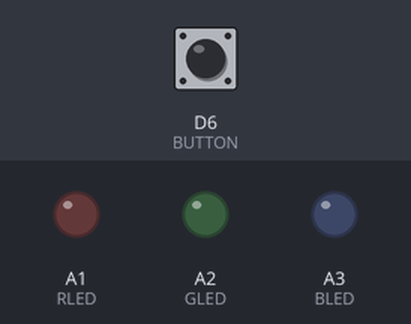
Simulated run of this sketch. Board: Particle Photon. Shown: output pins drawn as LEDs (lit = HIGH). Inputs (shaded band) come from the test bench; at power-on: D6 (BUTTON) LOW.

Above: at 1.2 s.
1.3 s: D6 (BUTTON) pulled HIGH for 0.15 s
At 1.9 s:
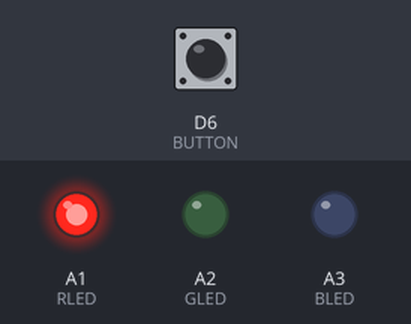
2.9 s: D6 (BUTTON) pulled HIGH for 1 s
At 3.6 s:
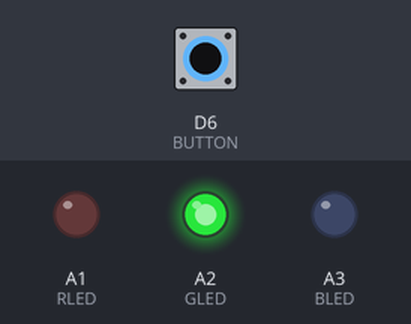
5.4 s: D6 (BUTTON) pulled HIGH for 0.15 s
At 6.5 s:
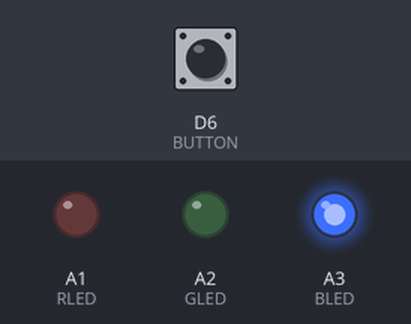
7.0 s: D6 (BUTTON) pulled HIGH for 3.2 s
At 7.5 s:
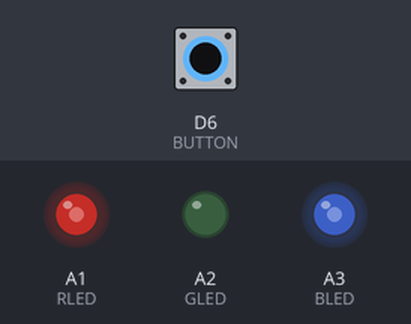
11.7 s: D6 (BUTTON) pulled HIGH for 0.15 s
At 12.3 s:
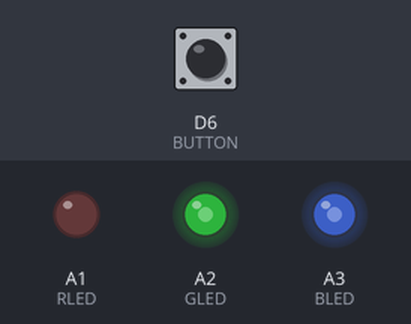
13.3 s: D6 (BUTTON) pulled HIGH for 1 s
At 14.1 s:
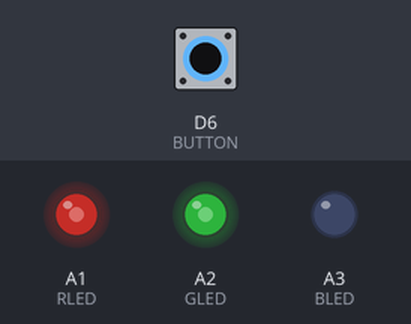
Timing chart, 0 to 16.3 s (numbered marks = the images above; inputs shaded):
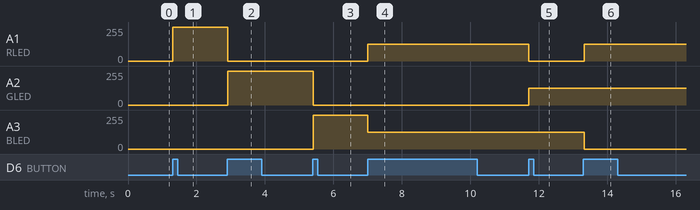

Measured:
- after the input at 1.3 s, A1 (RLED): 0/255 → 255/255 at once
- after the input at 2.9 s, A1 (RLED): 255/255 → 0/255 at once; A2 (GLED): 0/255 → 255/255 at once
- after the input at 5.4 s, A2 (GLED): 255/255 → 0/255 at once; A3 (BLED): 0/255 → 255/255 at once
- after the input at 7.0 s, A1 (RLED): 0/255 → 127/255 at once; A3 (BLED): 255/255 → 127/255 at once
- after the input at 11.7 s, A1 (RLED): 127/255 → 0/255 at once; A2 (GLED): 0/255 → 127/255 at once
- after the input at 13.3 s, A1 (RLED): 0/255 → 127/255 at once; A3 (BLED): 127/255 → 0/255 at once

The sketch:

cloudRGB.ino
```cpp
#define BLED A3
#define GLED A2
#define RLED A1
const int BUTTON = 6;

boolean lastButton = LOW;
boolean currentButton = LOW;
int ledMode = 0;
char ledColor[6] = "none";

void setup() {
  Serial.begin(9600);

  pinMode(BLED, OUTPUT);
  pinMode(GLED, OUTPUT);
  pinMode(RLED, OUTPUT);
  pinMode(BUTTON, INPUT);

  // Expose a cloud function for setting the color
  Spark.function("colorBlink", colorBlink);
  // Expose a cloud function for reading the color
  Spark.variable("color", ledColor, STRING);
}

int colorBlink(String args) {
  int mode = args.toInt();

  setMode(mode);
  Serial.println(mode);
  delay(2000);

  return 0;
}

boolean debounce(boolean last) {
  boolean current = digitalRead(BUTTON);
  if (last != current) {
    delay(5);
    current = digitalRead(BUTTON);
  }
  return current;
}

void setMode(int mode) {
  // RED
  if (mode == 1) {
    digitalWrite(RLED, HIGH);
    digitalWrite(GLED, LOW);
    digitalWrite(BLED, LOW);
    strcpy(ledColor, "red");
  }

  // GREEN
  if (mode == 2) {
    digitalWrite(RLED, LOW);
    digitalWrite(GLED, HIGH);
    digitalWrite(BLED, LOW);
    strcpy(ledColor, "green");
  }

  // BLUE
  if (mode == 3) {
    digitalWrite(RLED, LOW);
    digitalWrite(GLED, LOW);
    digitalWrite(BLED, HIGH);
    strcpy(ledColor, "blue");
  }

  // PURPLE (RED+BLUE)
  if (mode == 4) {
    analogWrite(RLED, 127);
    analogWrite(GLED, 0);
    analogWrite(BLED, 127);
    strcpy(ledColor, "purple");
  }

  // TEAL (BLUE+GREEN)
  if (mode == 5) {
    analogWrite(RLED, 0);
    analogWrite(GLED, 127);
    analogWrite(BLED, 127);
    strcpy(ledColor, "teal");
  }

  // ORANGE (GREEN+RED)
  if (mode == 6) {
    analogWrite(RLED, 127);
    analogWrite(GLED, 127);
    analogWrite(BLED, 0);
    strcpy(ledColor, "orange");
  }

  // WHITE (GREEN+RED+BLUE)
  if (mode == 7) {
    analogWrite(RLED, 85);
    analogWrite(GLED, 85);
    analogWrite(BLED, 85);
    strcpy(ledColor, "white");
  }

  if (mode == 0) {
    digitalWrite(RLED, LOW);
    digitalWrite(GLED, LOW);
    digitalWrite(BLED, LOW);
    strcpy(ledColor, "off");
  }

  Spark.publish("cp_button_pressed", "true", 21600);
}

void loop() {
  currentButton = debounce(lastButton);
  if (lastButton == LOW && currentButton == HIGH) {
    ledMode++;
  }
  lastButton = currentButton;
  if (ledMode == 8) ledMode = 0;
  setMode(ledMode);
}
```
